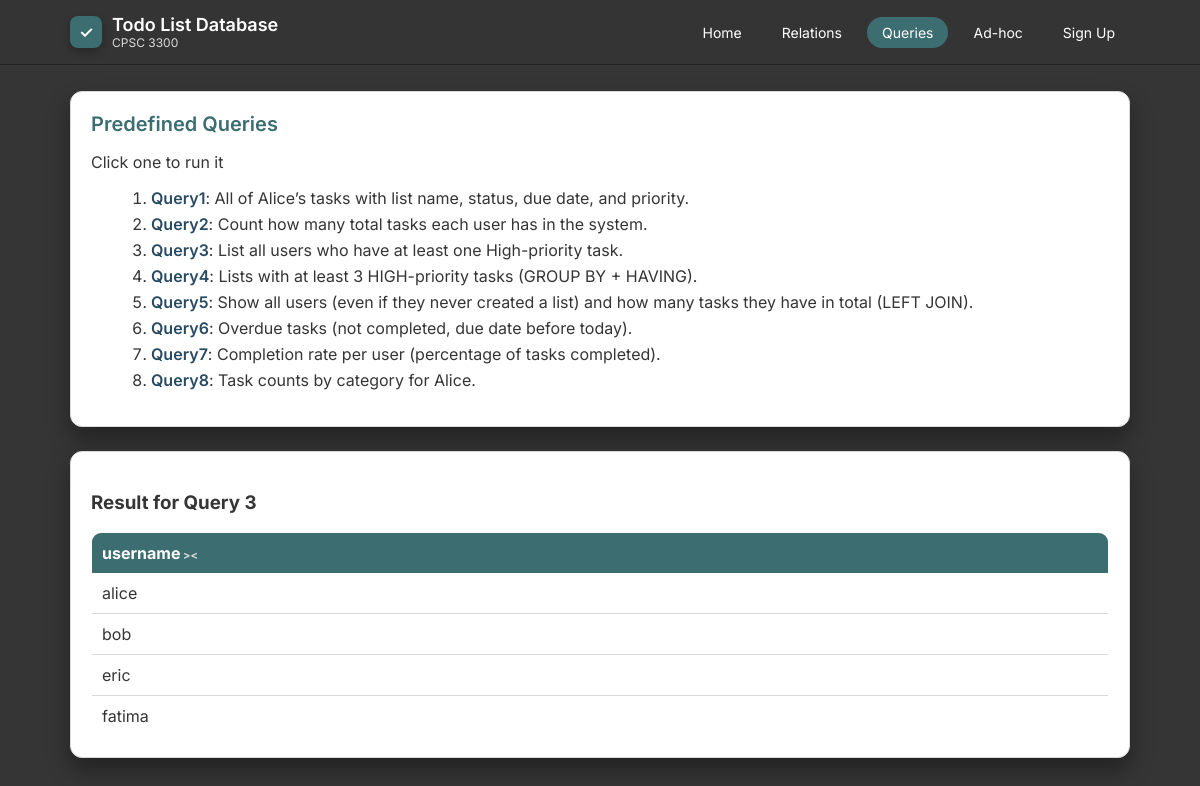
Page /queries.php?q=3 on the committed database.
### tables this page shows
CREATE TABLE Users (
    user_id       INT AUTO_INCREMENT PRIMARY KEY,
    username      VARCHAR(50)  NOT NULL UNIQUE,
    email         VARCHAR(100) NOT NULL UNIQUE,
    password_hash VARCHAR(255) NOT NULL
);

### queries.php (the view, shortened to what this page needs)
<?php
include 'db.php';
include 'header.php';
?>
<div class="card">
<h2>Predefined Queries</h2>
<p>Click one to run it</p>
<?php
$selected = isset($_GET['q']) ? (int)$_GET['q'] : 0;
?>
<ol>
<?php foreach ($queries as $id => $info): ?>
    <li>
        <a href="queries.php?q=<?php echo $id; ?>">Query<?php echo $id; ?></a>:
        <?php echo htmlspecialchars($info[0]); ?>
    </li>
<?php endforeach; ?>
</ol>
</div>
<?php if ($selected && isset($queries[$selected])): ?>
<div class="card">
<h3>Result for Query <?php echo $selected; ?></h3>
<?php
$sql = $queries[$selected][1];
try {
    $stmt = $pdo->query($sql);
    $rows = $stmt->fetchAll();
    if (!$rows) {
        echo "<p>No rows returned.</p>";
    } else {
        echo "<table>";
        echo "<thead><tr>";
        foreach (array_keys($rows[0]) as $col) {
            echo "<th class=\"sortable\">" . htmlspecialchars($col) . "</th>";
        }
        echo "</tr></thead>";
        echo "<tbody>";
        foreach ($rows as $row) {
            echo "<tr>";
            foreach ($row as $val) {
                echo "<td>" . htmlspecialchars((string)$val) . "</td>";
            }
            echo "</tr>";
        }
        echo "</tbody>";
        echo "</table>";
    }
} catch (PDOException $e) {
    echo "<p><strong>Error running query:</strong> " . htmlspecialchars($e->getMessage()) . "</p>";
}
?>
</div>
<?php endif; ?>
<?php
echo "</div></body></html>";
?>

### header.php (style rules this page uses)
:root { --bg-dark: #353535; --bg-card: #ffffff; --accent-blue: #3c6e71; --accent-blue2: #284b63; --text-light: #ffffff; --text-dark: #353535; --grey-soft: #d9d9d9; --radius: 12px; --shadow: 0 12px 22px rgba(0,0,0,0.35); }
* { box-sizing: border-box; }
body { margin: 0; padding: 0; background: var(--bg-dark); font-family: "Inter", sans-serif; color: var(--text-light); }
a { color: var(--text-light); text-decoration: none; }
.card { background: var(--bg-card); border-radius: var(--radius); border: 1px solid var(--grey-soft); box-shadow: var(--shadow); padding: 20px; margin-bottom: 24px; color: var(--text-dark); }
.card h2 { margin: 0; font-size: 20px; font-weight: 600; color: var(--accent-blue); }
ol { margin-left: 20px; }
ol li { margin-bottom: 6px; }
ol li a { color: var(--accent-blue2) !important; font-weight: 600; }
table { width: 100%; border-collapse: collapse; margin-top: 12px; background: var(--bg-card); border: 1px solid var(--grey-soft); border-radius: 10px; overflow: hidden; color: var(--text-dark); }
th { background: var(--accent-blue); padding: 10px; color: white; text-align: left; }
td { padding: 10px; border-bottom: 1px solid var(--grey-soft); }
th.sortable { cursor: pointer; }
th.sortable::after { content: ' ><'; font-size: 11px; color: var(--grey-soft); }

### rows in the picture
users: username "alice"
users: username "bob"
users: username "eric"
users: username "fatima"

### other values in the picture
$id "1"
$info[0] "All of Alice’s tasks with list name, status, due date, and priority."
$id "2"
$info[0] "Count how many total tasks each user has in the system."
$id "3"
$info[0] "List all users who have at least one High-priority task."
$id "4"
$info[0] "Lists with at least 3 HIGH-priority tasks (GROUP BY + HAVING)."
$id "5"
$info[0] "Show all users (even if they never created a list) and how many tasks they have in total (LEFT JOIN)."
$id "6"
$info[0] "Overdue tasks (not completed, due date before today)."
$id "7"
$info[0] "Completion rate per user (percentage of tasks completed)."
$id "8"
